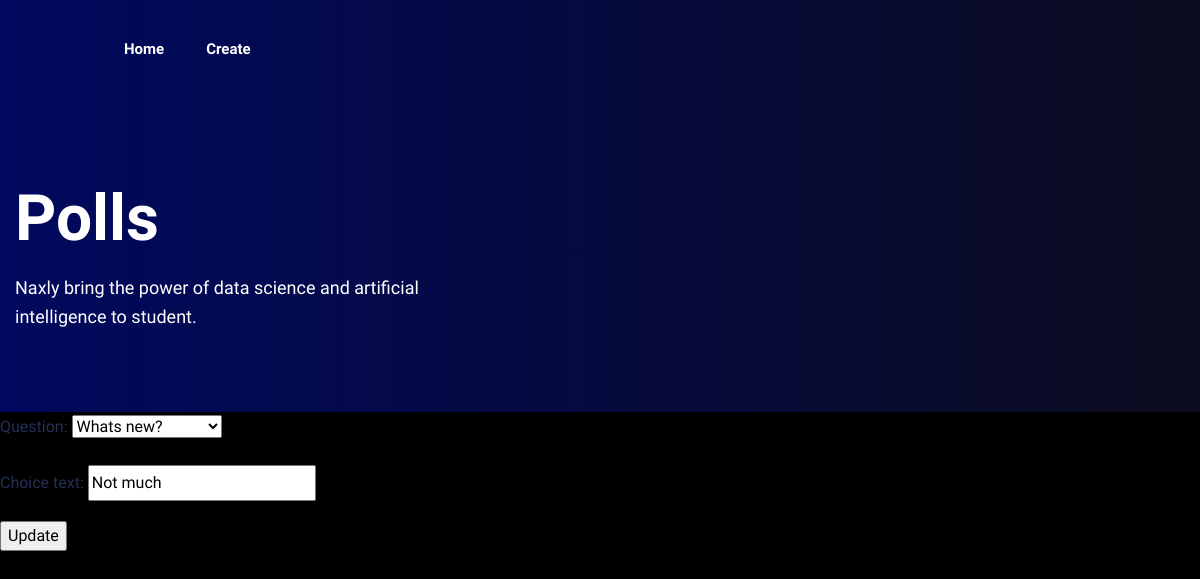
Before: /polls/1/update_choice with the older database file.
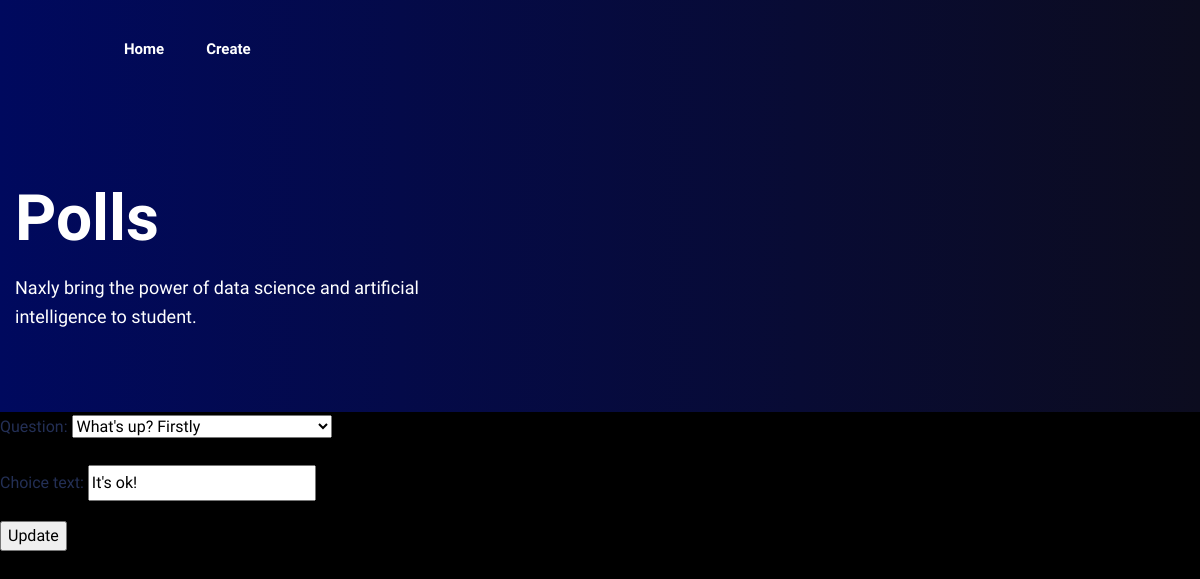
After: the same page with the newer database file.
### polls/models.py (models this page shows, shortened)
class Choice(models.Model):
    question = models.ForeignKey(Questions, on_delete=models.CASCADE)
    choice_text = models.CharField(max_length=200)
    votes = models.IntegerField(default=0)

### polls/views.py (the view)
# urls.py: path('<int:pk>/update_choice', views.ChoiceUpdateView.as_view(), name='update'),
class ChoiceUpdateView(UpdateView):
    model = Choice
    fields = ['question', 'choice_text']
    template_name = 'polls/questions_update_form.html'

### polls/models.py (called while the page is built)
    def __str__(self):
        return self.question_text

### polls/templates/polls/questions_update_form.html
    {% include "polls/header.html" %}
    <form method="post">{% csrf_token %}
    {{ form.as_p }}
    <input type="submit" value="Update">
</form>
</body>
</html>

Changed rows visible on the page:
changed Choice: question "Whats new?" → "What's up? Firstly"; choice_text "Not much" → "It's ok!"
